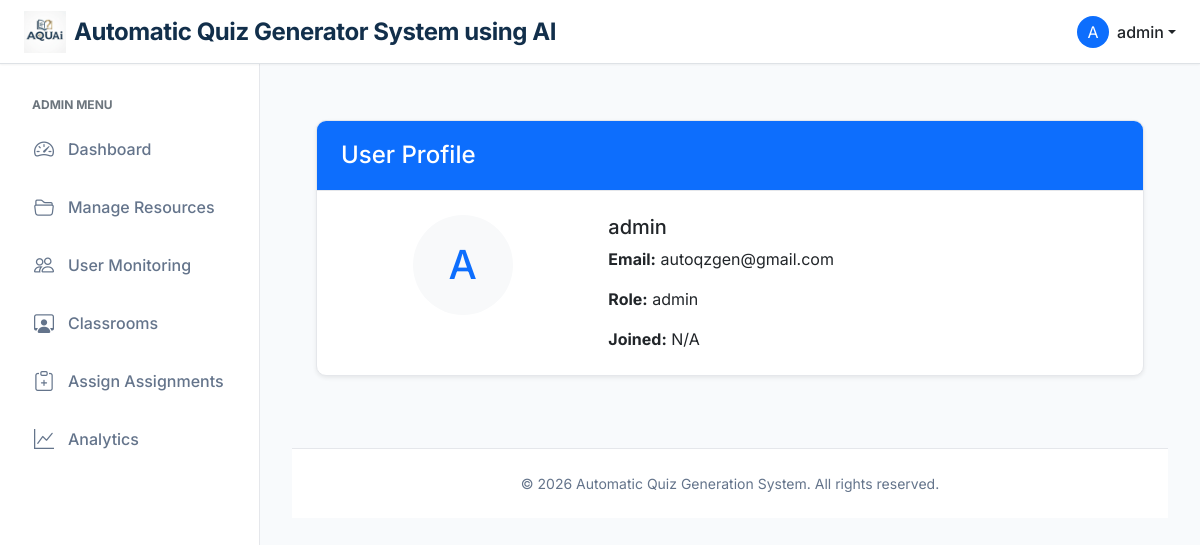
/user/profile (signed in), run on the app's committed database.
### app/models.py (models this page shows, shortened)
class User(UserMixin, db.Model):
    __tablename__ = "user"
    id = db.Column(db.Integer, primary_key=True)
    username = db.Column(db.String(64), index=True, unique=True)
    email = db.Column(db.String(120), index=True, unique=True)
    password_hash = db.Column(db.String(128))
    role = db.Column(db.String(20), default='user')  # 'admin' or 'user'
    is_flagged = db.Column(db.Boolean, default=False)
    resources = db.relationship('Resource', back_populates='author', cascade="all, delete-orphan")
    quizzes = db.relationship('Quiz', back_populates='user', cascade="all, delete-orphan")
    attempts = db.relationship('QuizAttempt', back_populates='user', cascade="all, delete-orphan")

### app/user/routes.py (the view)
@user_bp.route('/profile')
@login_required
def profile():
    return render_template('user/profile.html', user=current_user)

### app/models.py (called while the page is built)
@login_manager.user_loader
def load_user(id):
    return User.query.get(int(id))

### app/templates/user/profile.html
{% extends "base.html" %}
{% block content %}
<div class="container py-4">
    <div class="card shadow-sm">
        <div class="card-header bg-primary text-white">
            <h4 class="mb-0">User Profile</h4>
        </div>
        <div class="card-body">
            <div class="row">
                <div class="col-md-4 text-center mb-3">
                    <div class="bg-light rounded-circle d-inline-flex align-items-center justify-content-center" style="width: 100px; height: 100px;">
                        <span class="h1 mb-0 text-primary">{{ user.username[0].upper() }}</span>
                    </div>
                </div>
                <div class="col-md-8">
                    <h5 class="card-title">{{ user.username }}</h5>
                    <p class="card-text"><strong>Email:</strong> {{ user.email }}</p>
                    <p class="card-text"><strong>Role:</strong> {{ user.role }}</p>
                    <p class="card-text"><strong>Joined:</strong> {{ user.created_at.strftime('%Y-%m-%d') if user.created_at else 'N/A' }}</p>
                </div>
            </div>
        </div>
    </div>
</div>
{% endblock %}

### app/templates/base.html (shortened to what this page needs)
<!doctype html>
<html lang="en">
<head>
  <link href="https://cdn.jsdelivr.net/npm/bootstrap@5.3.0/dist/css/bootstrap.min.css" rel="stylesheet">
  <link href="https://cdn.jsdelivr.net/npm/bootstrap-icons@1.10.0/font/bootstrap-icons.css" rel="stylesheet">
  <link href="{{ url_for('static', filename='css/style.css') }}" rel="stylesheet">
</head>
<body>
  <nav class="navbar navbar-expand-lg navbar-light bg-white fixed-top border-bottom">
    <div class="container-fluid px-4">
      <a class="navbar-brand d-flex align-items-center gap-2" href="{{ url_for('index') }}">
        <img src="{{ url_for('static', filename='images/logo.jpeg') }}" alt="AQUAi Logo" class="app-logo">
        <div class="app-title" style="display: flex; flex-direction: column; line-height: 1;">
          <span class="fw-bold fs-4" style="color: #122f4b;">Automatic Quiz Generator System using AI</span>
        </div>
      </a>
      <div class="d-flex align-items-center ms-auto">
        {% if current_user.is_authenticated %}
        <div class="dropdown">
          <a href="#" class="d-flex align-items-center text-decoration-none dropdown-toggle text-dark"
            id="dropdownUser1" data-bs-toggle="dropdown" aria-expanded="false">
            <div class="bg-primary text-white rounded-circle d-flex align-items-center justify-content-center me-2"
              style="width: 32px; height: 32px;">
              {{ current_user.username[0].upper() }}
            </div>
            <span class="d-none d-sm-inline fw-medium">
              {{ current_user.username }}
            </span>
          </a>
        </div>
        {% endif %}
      </div>
    </div>
  </nav>
  <div class="d-flex">
    {% if current_user.is_authenticated %}
    <nav class="sidebar show">
      <div class="py-2">
        {% if current_user.role == 'admin' %}
        <small class="text-uppercase text-secondary fw-bold px-3 mb-2 d-block" style="font-size: 0.75rem;">
          Admin Menu
        </small>
        <a href="{{ url_for('admin.dashboard') }}"
          class="nav-link {{ 'active' if request.endpoint == 'admin.dashboard' else '' }}">
          <i class="bi bi-speedometer2"></i> Dashboard
        </a>
        <a href="{{ url_for('admin.resources') }}"
          class="nav-link {{ 'active' if request.endpoint == 'admin.resources' else '' }}">
          <i class="bi bi-folder2-open"></i> Manage Resources
        </a>
        <a href="{{ url_for('admin.user_monitoring') }}"
          class="nav-link {{ 'active' if request.endpoint == 'admin.user_monitoring' else '' }}">
          <i class="bi bi-people"></i> User Monitoring
        </a>
        <a href="{{ url_for('admin.list_classrooms') }}"
          class="nav-link {{ 'active' if 'classrooms' in (request.endpoint or '') else '' }}">
          <i class="bi bi-person-workspace"></i> Classrooms
        </a>
        <a href="{{ url_for('admin.list_assignments') }}"
          class="nav-link {{ 'active' if 'assignments' in (request.endpoint or '') else '' }}">
          <i class="bi bi-clipboard-plus"></i> Assign Assignments
        </a>
        <a href="{{ url_for('admin.analytics') }}"
          class="nav-link {{ 'active' if request.endpoint == 'admin.analytics' else '' }}">
          <i class="bi bi-graph-up"></i> Analytics
        </a>
        {% endif %}
      </div>
    </nav>
    {% endif %}
    <main class="main-content {{ 'ms-0' if not current_user.is_authenticated else '' }}"
      style="{{ 'margin-left: 0;' if not current_user.is_authenticated else '' }}">
      <div class="{{ 'container' if not current_user.is_authenticated else 'container-fluid' }}">
        {% block content %}{% endblock %}
      </div>
      <footer class="footer mt-5">
        <div class="container">
          <span>&copy; {{ 2026 }} Automatic Quiz Generation System. All rights reserved.</span>
        </div>
      </footer>
    </main>
  </div>
</body>
</html>

### app/static/css/style.css (style rules this page uses)
:root { --primary-color: #2563eb; --primary-hover: #1d4ed8; --secondary-color: #64748b; --background-color: #f8fafc; --sidebar-width: 260px; --text-color: #1e293b; --card-shadow: 0 1px 3px 0 rgb(0 0 0 / 0.1), 0 1px 2px -1px rgb(0 0 0 / 0.1); --card-hover-shadow: 0 10px 15px -3px rgb(0 0 0 / 0.1), 0 4px 6px -4px rgb(0 0 0 / 0.1); --border-color: #e5e7eb; --transition-speed: 0.2s; --border-radius: 10px; }
body { font-family: 'Inter', system-ui, -apple-system, sans-serif; background-color: var(--background-color); color: var(--text-color); min-height: 100vh; display: flex; flex-direction: column; overflow-x: hidden; }
.navbar { box-shadow: 0 1px 2px 0 rgb(0 0 0 / 0.05); z-index: 1030; background-color: white !important; height: 64px; }
.navbar-brand { font-weight: 600; color: var(--primary-color) !important; font-size: 1.1rem; letter-spacing: -0.025em; }
.sidebar { width: var(--sidebar-width); position: fixed; top: 64px; bottom: 0; left: 0; z-index: 100; padding: 1.5rem 1rem; overflow-y: auto; background-color: white; border-right: 1px solid var(--border-color); transition: transform 0.3s ease-in-out; }
.sidebar .nav-link { color: var(--secondary-color); font-weight: 500; padding: 0.75rem 1rem; border-radius: 0.5rem; margin-bottom: 0.25rem; display: flex; align-items: center; gap: 0.75rem; transition: all var(--transition-speed) ease; }
.sidebar i { font-size: 1.25rem; width: 24px; text-align: center; transition: color var(--transition-speed) ease; }
.main-content { margin-left: var(--sidebar-width); padding: 2rem; margin-top: 64px; flex: 1; display: flex; flex-direction: column; min-height: calc(100vh - 64px); }
.card { border: 1px solid var(--border-color); border-radius: var(--border-radius); box-shadow: var(--card-shadow); transition: transform var(--transition-speed) ease, box-shadow var(--transition-speed) ease; background-color: white; overflow: hidden; }
.card-header { background-color: white; border-bottom: 1px solid var(--border-color); font-weight: 600; padding: 1.25rem 1.5rem; }
.card-body { padding: 1.5rem; }
.footer { margin-top: auto; background-color: white; border-top: 1px solid var(--border-color); padding: 1.5rem 0; text-align: center; color: var(--secondary-color); font-size: 0.875rem; }
.fw-medium { font-weight: 500; }
.app-logo { height: 42px; width: auto; }
.app-title { line-height: 1.1; }
.app-title span { font-size: 18px; }

### data on the page
User: username "A", username "admin", email "autoqzgen@gmail.com", role "admin"

### other printed values
{{ user.created_at.strftime('%Y-%m-%d') if user.created_at else 'N/A' }} "N/A"
{{ 2026 }} "2026"
